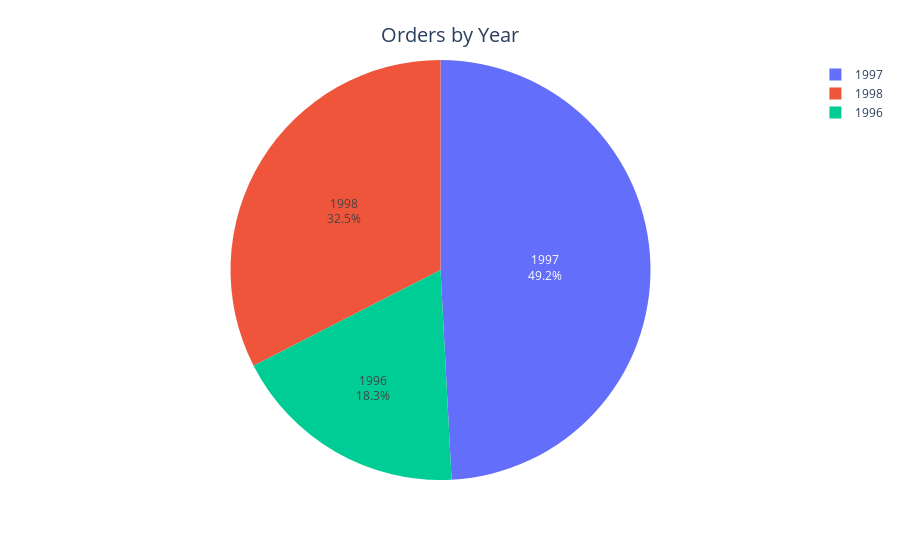

Notebook source saved alongside this figure:
### Code cell
fig = px.pie(values=yearly_Order, names=yearly_Order.index)
fig.update_traces(textposition='inside', textinfo='percent+label')
fig.update_layout(
    title_text='Orders by Year',
    title_x=0.5,
    title_y=0.95,
    title_font=dict(size=20)
)
fig.show()

### Figure 1 — Plotly figure (JSON) as saved in the notebook; plotly's stock layout.template omitted (floating-point values rounded to 4 significant figures)
{"data": [{"domain": {"x": [0, 1], "y": [0, 1]}, "hovertemplate": "label=%{label}<br>value=%{value}<extra></extra>", "labels": [1996, 1997, 1998], "legendgroup": "", "name": "", "showlegend": true, "textinfo": "percent+label", "textposition": "inside", "type": "pie", "values": [152, 408, 270]}], "layout": {"legend": {"tracegroupgap": 0}, "margin": {"t": 60}, "title": {"font": {"size": 20}, "text": "Orders by Year", "x": 0.5, "y": 0.95}}}
